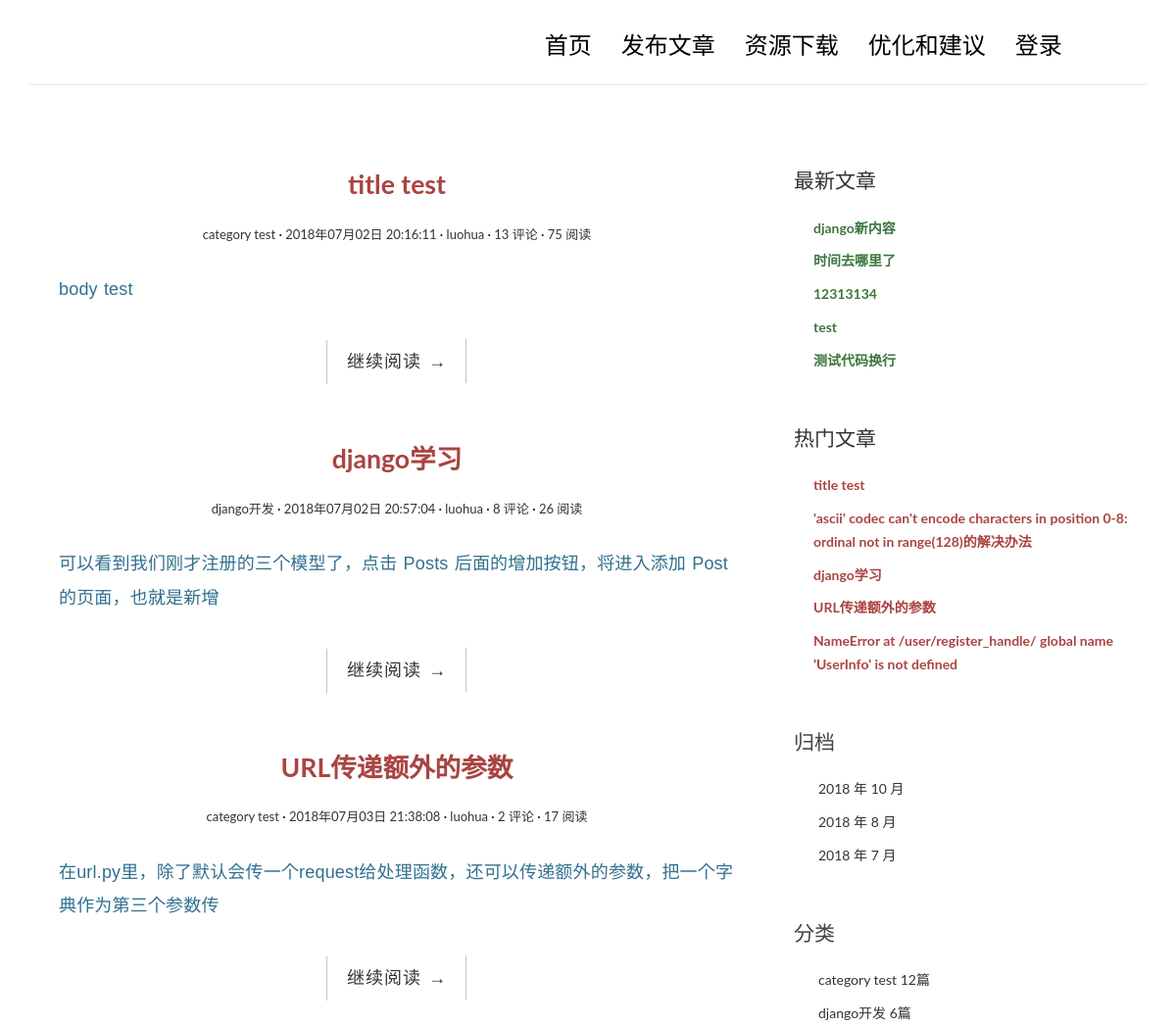
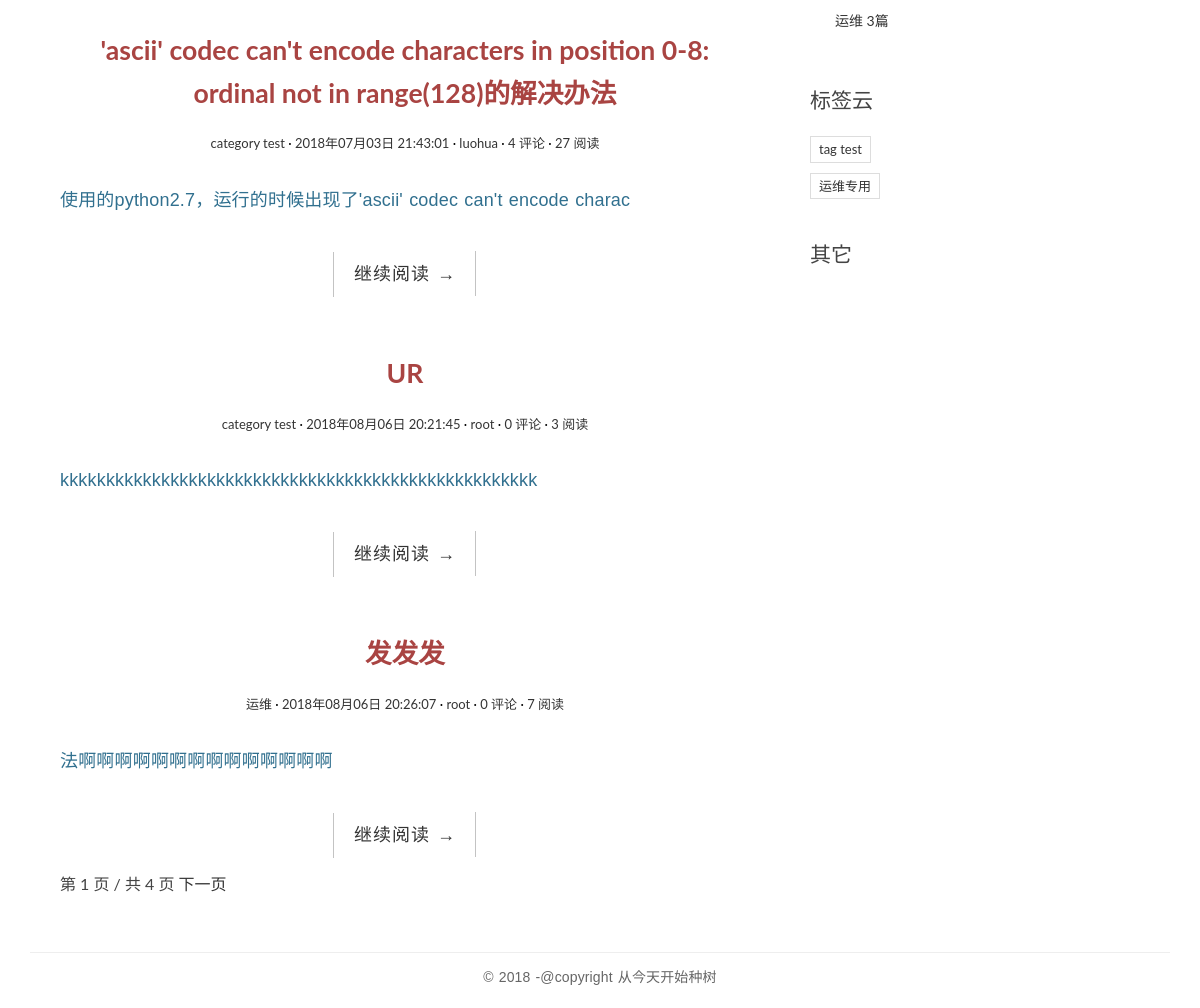
Before: / with the older database file (2 pictures, top to bottom).
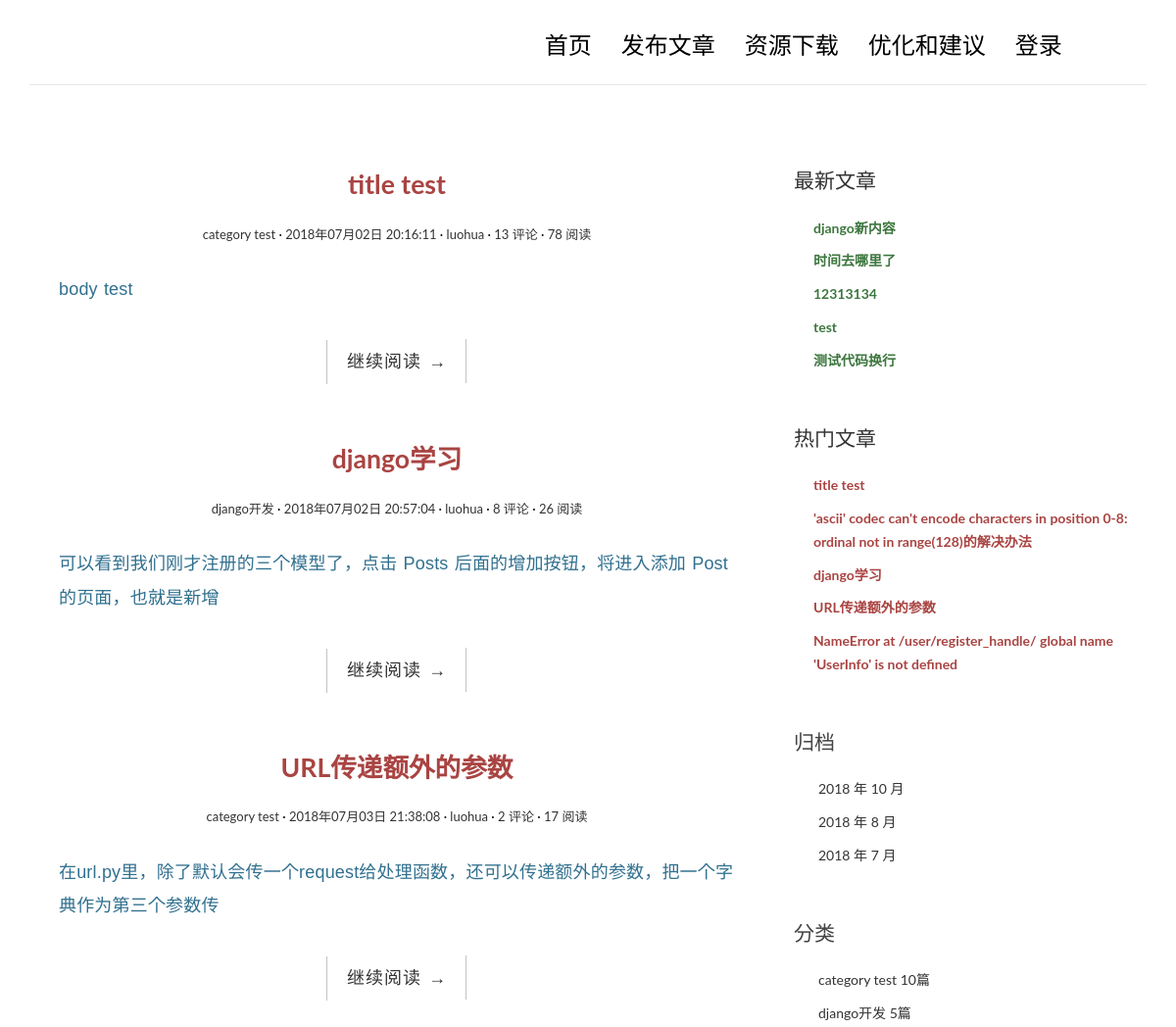
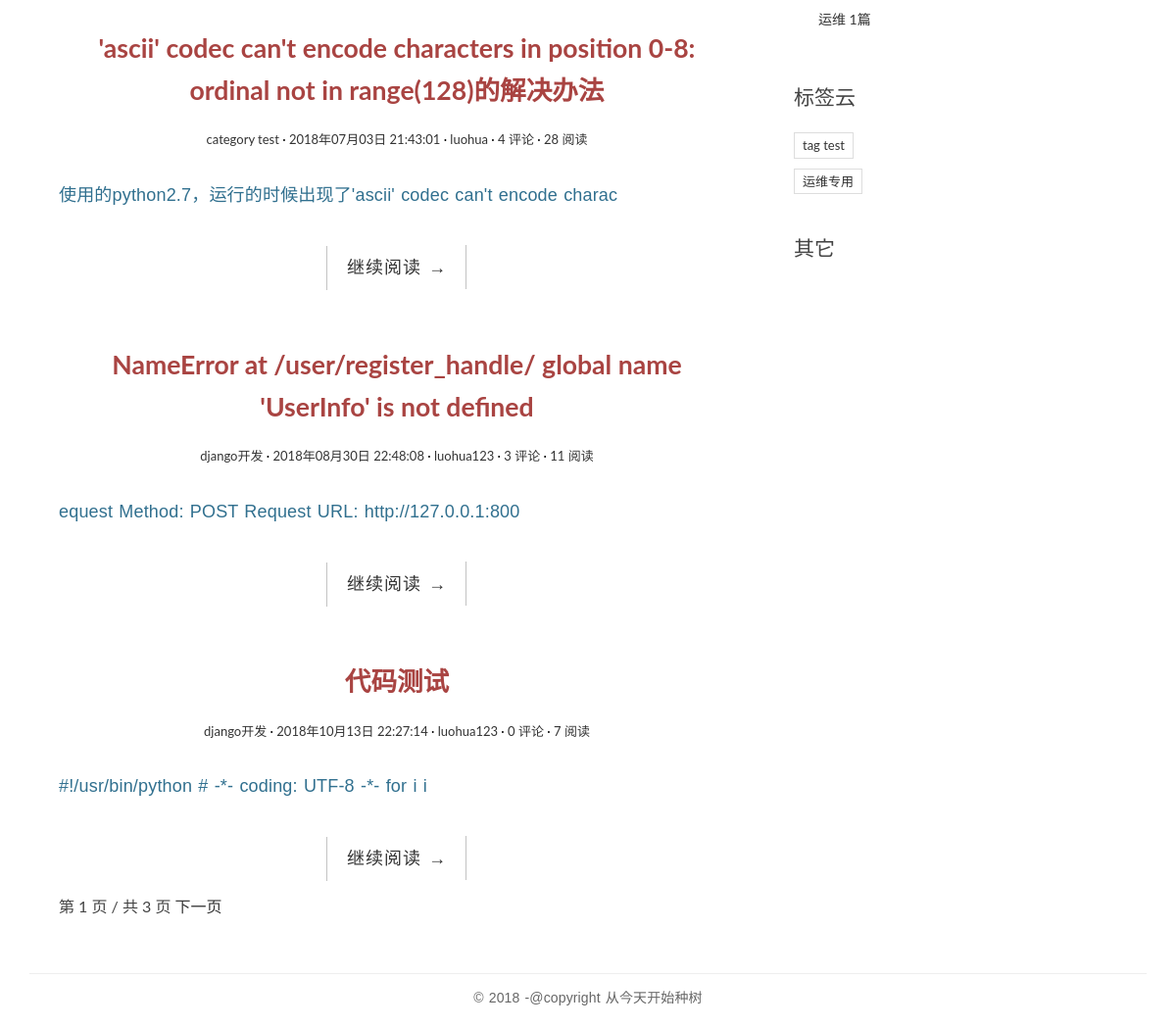
After: the same page with the newer database file (2 pictures, top to bottom).
### blog/models.py (models this page shows, shortened)
class Post(models.Model):
    title = models.CharField(max_length=100)
    body = models.TextField()
    create_time = models.DateTimeField()
    modify_time = models.DateTimeField()
    excerpt = models.CharField(max_length=200,blank=True)
    category = models.ForeignKey(Category)
    tags = models.ManyToManyField(Tag,blank=True)
    author = models.ForeignKey(User)
    view = models.PositiveIntegerField(default=0)
    def absolute_url(self):
        return reverse('blog:detail',kwargs={'pk':self.pk})

class Category(models.Model):
    name = models.CharField(max_length=100)

class Tag(models.Model):
    name = models.CharField(max_length=100)

### blog/views.py (the view)
# urls.py: url(r'^$',views.Index.as_view(),name='index'),
class Index(ListView):
    model = Post
    template_name = 'blog/index.html'
    context_object_name = 'post_list'
    paginate_by =  6

### blog/templatetags/blog_tags.py (called while the page is built)
@register.simple_tag
def get_recent_psots(num=5):
    return Post.objects.all().order_by('-create_time')[:num]

@register.simple_tag
def archives():
    return Post.objects.dates('create_time','month',order = 'DESC')

@register.simple_tag
def get_categorys():
    return Category.objects.annotate(num_count = Count('post')).filter(num_count__gt=0)

@register.simple_tag
def get_tag():
    return Tag.objects.annotate(num_count=Count('post')).filter(num_count__gt=0)

@register.simple_tag
def hot_article(num=5):
    return Post.objects.all().order_by('-view')[:num]

### templates/blog/index.html (shortened to what this page needs)
{% extends 'base.html' %}
{% block main %}
                    {% for post in post_list %}
                    <article class="post post-{{ post.pk }}">
                        <header class="entry-header">
                            <h1 class="entry-title">
                                <a href="{{ post.absolute_url }}" class="text-danger"><strong>{{ post.title }}</strong></a>
                            </h1>
                            <div class="entry-meta">
                                <span class="post-category"><a href="{% url 'blog:category' post.category.pk %}">{{ post.category.name }}</a></span>
                                <span class="post-date"><a href="#"><time class="entry-date"
                                                                          datetime={{ create_time|date:'Y年m月d日 H:i:s' }}>{{ post.create_time|date:'Y年m月d日 H:i:s' }}</time></a></span>
                                <span class="post-author"><a href={% url 'blog:user_space' %}>{{ post.author }}</a></span>
                                <span class="comments-link"><a href="#">{{ post.comment_set.count }} 评论</a></span>
                                <span class="views-count"><a href="#">{{ post.view }} 阅读</a></span>
                            </div>
                        </header>
                        <div class="entry-content clearfix">
                            <p class="text-info">{{ post.body|truncatechars:54 }}</p>
                            <div class="read-more cl-effect-14">
                                <a href="{{ post.absolute_url }}" class="more-link" >继续阅读 <span class="meta-nav">→</span></a>
                            </div>
                        </div>
                    </article>
                    {% empty %}
                        {% if post_msg %}
                        <div class="no-post">暂无文章</div>
                        {% endif %}
                {% endfor %}
        {% if is_paginated %}
            <div class="pagination-simple">
  <span class="current">第 {{ page_obj.number }} 页 / 共 {{ paginator.num_pages }} 页</span>
  {% if page_obj.has_next %}
    <a href="?page={{ page_obj.next_page_number }}">下一页</a>
  {% endif %}
</div>
{% endif %}
{% endblock %}

### templates/base.html (shortened to what this page needs)
{% load staticfiles %}
{% load blog_tags %}
<!DOCTYPE html>
<html>
<head>
    {% block css %}
    <link rel="stylesheet" href={% static "blog/css/bootstrap.min.css" %}>
    <link rel="stylesheet" href="http://code.ionicframework.com/ionicons/2.0.1/css/ionicons.min.css">
    <link rel="stylesheet" href={% static "blog/css/pace.css" %}>
    <link rel="stylesheet" href={% static "blog/css/custom.css" %}>
    <link rel="stylesheet" href={% static "blog/css/highlights/github.css" %}>
{% endblock css %}
</head>
<body>
<div class="container">
    <header id="site-header">
        <div class="row">
            <div class="col-md-4 col-sm-5 col-xs-8">
            </div>
            <div class="col-md-8 col-sm-7 col-xs-4">
                <nav class="main-nav" role="navigation">
                    <div class="collapse navbar-collapse" id="bs-example-navbar-collapse-1">
                        <ul class="nav navbar-nav navbar-right">
                            <li class="cl-effect-11"><a href="{% url 'blog:index' %}" data-hover="首页">首页</a></li>
                            <li class="cl-effect-11"><a href="{% url 'blog:sub_article' %}" data-hover="发布文章" target="_blank">发布文章</a></li>
                            <li class="cl-effect-11"><a href="{% url 'resource:all_resoucre' %}" data-hover="资源下载">资源下载</a></li>
                            <li class="cl-effect-11"><a href="{% url 'advise:advise' %}" data-hover="优化和建议">优化和建议</a></li>
                            {% if user.is_authenticated %}
                                <li class="cl-effect-11"><a  href="{% url 'blog:user_space' %}" class="text-success"     ><strong>{{ user.username }}</strong></a></li>
                                <li class="cl-effect-11"><a href={% url 'blog:user_logout' %}>退出</a></li>
                            {% else %}
                            <li class="cl-effect-11"><a href="{% url 'blog:login' %}" data-hover="登录">登录</a></li>
                            {% endif %}
                        </ul>
                    </div>
                </nav>
            </div>
        </div>
    </header>
</div>
<div class="content-body">
    <div class="container">
        <div class="row">
            <main class="col-md-8">
               {% block main %}
               {% endblock main %}
            </main>
            <aside class="col-md-4">
            <div class="widget widget-recent-posts">
                    <h3 class="widget-title"><a href="{% url 'blog:recent_post' %}">最新文章</a></h3>
                    {% get_recent_psots as recent_post_list %}
                    <ul>
                        {% for post in recent_post_list %}
                        <li>
                            <a href="{{ post.absolute_url }}" class="text-success"><strong>{{ post.title }}</strong></a>
                        </li>
                    {% empty %}
                            暂无文章
                        {% endfor %}
                    </ul>
                </div>
                        <div class="widget widget-recent-posts">
                    <h3 class="widget-title"><a href="{% url 'blog:all_hot' %}">热门文章</a></h3>
                        {% hot_article as hot_list %}
                    <ul>
                        {% for hot in hot_list %}
                        <li>
                            <a href="{{ hot.absolute_url }}" class="text-danger"><strong>{{ hot.title }}</strong></a>
                        </li>
                    {% empty %}
                            暂无文章
                        {% endfor %}
                    </ul>
                </div>
                <div class="widget widget-archives">
                    <h3 class="widget-title">归档</h3>
                    {% archives as date_list %}
                    <ul>
                        {% for date in date_list %}
                        <li>
                            <a href="{% url 'blog:archives' date.year date.month %}">{{ date.year }} 年 {{ date.month }} 月</a>
                        </li>
                        {% empty %}
                            暂无文档
                        {% endfor %}
                    </ul>
                </div>
                <div class="widget widget-category">
                    <h3 class="widget-title">分类</h3>
                    {% get_categorys as cate_list %}
                    <ul>
                        {% for cate in cate_list %}
                        <li>
                            <a href="{% url 'blog:category' cate.pk %}">{{ cate.name }} <span class="post-count">{{ cate.num_count}}篇</span></a>
                        </li>
                        {% empty %}
                            暂无分类
                        {% endfor %}
                    </ul>
                </div>
                <div class="widget widget-tag-cloud">
                    <h3 class="widget-title">标签云</h3>
                    {% get_tag as tag_list %}
                    {% for tag in tag_list %}
                    <ul>
                        <li>
                            <a href="#">{{ tag.name }}</a>
                        </li>
                        {% empty %}
                        暂无标签
                        {% endfor %}
                    </ul>
                </div>
                <div class="rss">
                    <a href=""> 其它</a>
                </div>
            </aside>
        </div>
    </div>
</div>
<footer id="site-footer">
    <div class="container">
        <div class="row">
            <div class="col-md-12">
                <p class="copyright">&copy 2018 -@copyright 从今天开始种树
                </p>
            </div>
        </div>
    </div>
</footer>
</body>
</html>

### blog/static/blog/css/custom.css (style rules this page uses)
* { outline: none; }
h1, h2, h3, h4, h5, h6 { margin-top: 0; }
a { color: #333; }
body { color: #444; font-family: 'Lato', sans-serif; }
p { font-family: 'Ubuntu', sans-serif; font-weight: 400; word-spacing: 1px; letter-spacing: 0.01em; }
#site-header { background-color: #FFF; padding: 25px 20px; margin-bottom: 40px; border-bottom: 1px solid #e7e7e7; }
.main-nav { margin-top: 11px; max-width: 95%; }
.main-nav a { color: #000000 !important; padding: 0 0 5px 0 !important; margin-right: 30px; font-family: 'Lato', sans-serif; font-weight: 300; font-size: 24px; }
.cl-effect-11 a { padding: 10px 0; color: #0972b4; text-shadow: none; }
.cl-effect-11 a::before { position: absolute; top: 0; left: 0; overflow: hidden; padding: 0 0 5px 0 !important; max-width: 0; border-bottom: 1px solid #000; color: #000; content: attr(data-hover); white-space: nowrap; -webkit-transition: max-width 0.5s; -moz-transition: max-width 0.5s; transition: max-width 0.5s; }
.content-body { padding-bottom: 4em; }
.post { background: #fff; padding: 30px 30px 0; }
.entry-title { text-align: center; font-size: 1.9em; margin-bottom: 20px; line-height: 1.6; padding: 10px 20px 0; }
.entry-meta { text-align: center; color: #DDDDDD; font-size: 13px; margin-bottom: 30px; }
.entry-content { font-size: 18px; line-height: 1.9; font-weight: 300; color: #000; }
.post-category::after, .post-date::after, .post-author::after, .comments-link::after { content: ' ·'; color: #000; }
.read-more { font-family: 'Ubuntu', sans-serif; font-weight: 400; word-spacing: 1px; letter-spacing: 0.01em; text-align: center; margin-top: 20px; }
.cl-effect-14 a { padding: 0 20px; height: 45px; line-height: 45px; position: relative; display: inline-block; margin: 15px 25px; letter-spacing: 1px; font-weight: 400; text-shadow: 0 0 1px rgba(255, 255, 255, 0.3); }
.cl-effect-14 a::before, .cl-effect-14 a::after { position: absolute; width: 45px; height: 1px; background: #C3C3C3; content: ''; -webkit-transition: all 0.3s; -moz-transition: all 0.3s; transition: all 0.3s; pointer-events: none; }
.cl-effect-14 a::before { top: 0; left: 0; -webkit-transform: rotate(90deg); -moz-transform: rotate(90deg); transform: rotate(90deg); -webkit-transform-origin: 0 0; -moz-transform-origin: 0 0; transform-origin: 0 0; }
.cl-effect-14 a::after { right: 0; bottom: 0; -webkit-transform: rotate(90deg); -moz-transform: rotate(90deg); transform: rotate(90deg); -webkit-transform-origin: 100% 0; -moz-transform-origin: 100% 0; transform-origin: 100% 0; }
.widget { background: #fff; padding: 30px 0 0; }
.widget-title { font-size: 1.5em; margin-bottom: 20px; line-height: 1.6; padding: 10px 0 0; font-weight: 400; }
.widget-recent-posts ul { padding: 0; margin: 0; padding-left: 20px; }
.widget-recent-posts ul li { list-style-type: none; position: relative; line-height: 170%; margin-bottom: 10px; }
.widget-recent-posts ul li::before { content: '\f3d3'; font-family: "Ionicons"; position: absolute; left: -17px; top: 3px; font-size: 16px; color: #000; }
.widget-archives ul { padding: 0; margin: 0; padding-left: 25px; }
.widget-archives ul li { list-style-type: none; position: relative; line-height: 170%; margin-bottom: 10px; }
.widget-archives ul li::before { content: '\f3f3'; font-family: "Ionicons"; position: absolute; left: -25px; top: 1px; font-size: 16px; color: #000; }
.widget-category ul { padding: 0; margin: 0; padding-left: 25px; }
.widget-category ul li { list-style-type: none; position: relative; line-height: 170%; margin-bottom: 10px; }
.widget-category ul li::before { content: '\f3fe'; font-family: "Ionicons"; position: absolute; left: -25px; top: 1px; font-size: 18px; color: #000; }
.widget-tag-cloud ul { padding: 0; margin: 0; margin-right: -10px; }
.widget-tag-cloud ul li { list-style-type: none; font-size: 13px; display: inline-block; margin-right: 10px; margin-bottom: 10px; padding: 3px 8px; border: 1px solid #ddd; }
.rss { font-size: 21px; margin-top: 30px; }
.rss a { color: #444; }
#site-footer { padding-top: 10px; padding: 0 0 1.5em 0; }
.copyright { text-align: center; padding-top: 1em; margin: 0; border-top: 1px solid #eee; color: #666; }
.pagination-simple { padding-left: 30px; font-size: 16px; }

Changed rows visible on the page:
removed Post: title "UR", category.name "category test", create_time "2018年08月06日 20:21:45", author "root", comment_set.count "0", view "3", body "kkkkkkkkkkkkkkkkkkkkkkkkkkkkkkkkkkkkkkkkkkkkkkkkkkkk"
removed Post: title "发发发", category.name "运维", create_time "2018年08月06日 20:26:07", author "root", comment_set.count "0", view "7", body "法啊啊啊啊啊啊啊啊啊啊啊啊啊啊"
changed Post "title test": view "75" → "78"
changed Post "使用的python2.7，运行的时候出现了'ascii' codec can't encode charac": view "27" → "28"
now on one of the page's lists (row unchanged): Post: title "NameError at /user/register_handle/ global name 'UserInfo' is not defined", category.name "django开发", create_time "2018年08月30日 22:48:08", author "luohua123", comment_set.count "3", view "11", body "equest Method: POST Request URL: http://127.0.0.1:800"
now on this page (row edited): Post: title "代码测试", category.name "django开发", create_time "2018年10月13日 22:27:14", author "luohua123", comment_set.count "0", view "7", body "#!/usr/bin/python # -*- coding: UTF-8 -*- for i i"
computed for Category "category test": num_count "12" → "10"
computed for Category "django开发": num_count "6" → "5"
computed for Category "运维": num_count "3" → "1"
Other visible differences:
{{ paginator.num_pages }}: "4" → "3"
